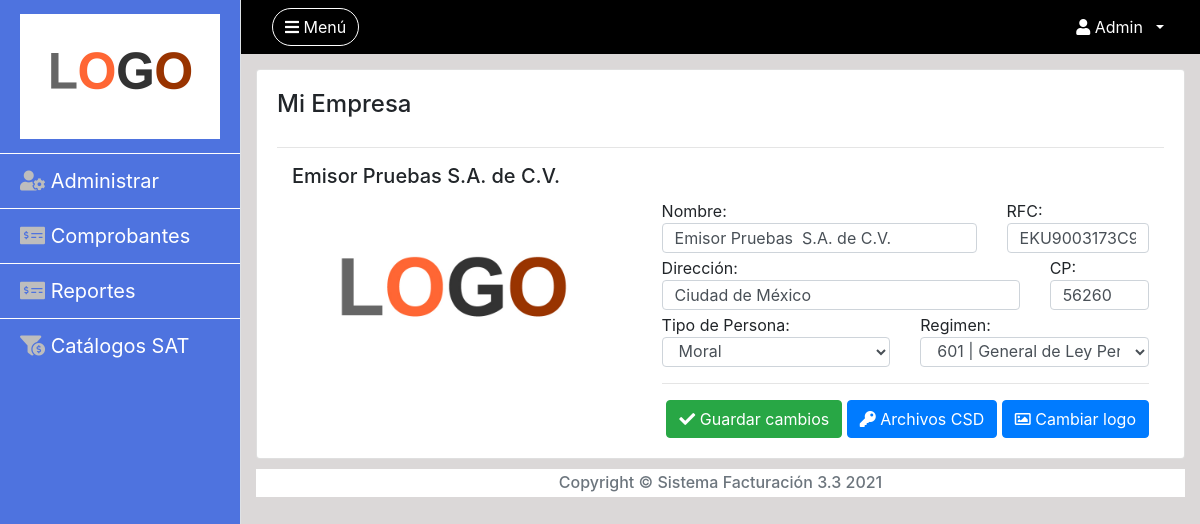
The page /administrar/miempresa (signed in) on the database its author committed.
### tables this page shows
CREATE TABLE `emisores` (
  `Id` int(11) NOT NULL,
  `Estatus` int(1) NOT NULL DEFAULT 1,
  `Nombre` varchar(256) NOT NULL,
  `RFC` varchar(13) NOT NULL,
  `Domicilio` varchar(256) NOT NULL,
  `CP` varchar(5) NOT NULL,
  `Persona` varchar(1) NOT NULL,
  `Regimen` varchar(3) NOT NULL,
  `DescRegimen` varchar(256) NOT NULL,
  `PathLogo` varchar(256) NOT NULL,
  `PAC` int(11) NOT NULL,
  `Testing` int(1) NOT NULL DEFAULT 1
);

### controllers/render.php (called while the page is built, shortened)
<?php
  require 'libs/conexion_db.php';
  require 'models/administrador/emisor.php';
  class ViewMiEmpresa{
    function __construct($host_name="", $site_name="", $variables=null){
      $data['title'] = "Facturación 3.3 | Administrar | Mi Empresa";
      $data['host'] = $host_name;
      $sesion = new UserSession();
      $data['token'] = $sesion->set_token();
      $data_sesion = $sesion->get_session();
      $emisor_pdo = new EmisorPDO();
      $data['emisor'] = $emisor_pdo->get_emisor($data_sesion['Emisor']);
      $regimen_pdo = new CatSATRegimenesPDO();
      $data['regimenes'] = $regimen_pdo->get_regimenes_persona($data['emisor']['Persona']);
      $csd_pdo = new CSD_PDO();
      $data['csd'] = $csd_pdo->get_csd($data_sesion['Emisor']);
      $this->view = new View();
      $this->view->render('views/modules/administrar/miempresa.php', $data, true);
    }
  }
?>

### index.php (called while the page is built, shortened)
<?php
  $host_name = "http://localhost/SistemaFacturacion3.3";
  $site_name = "Sistema de Facturación";
  $app = new Routes($host_name, $site_name);
?>

### libs/conexion_db.php (called while the page is built, shortened)
<?php
  class Connection_PDO{
    Protected $servername;
    Protected $username;
    Protected $password;
    function __construct() {
      $this->servername = "localhost";
      $this->username = "lenovo";
      $this->password = "Lenovo123456!";
      $this->sqldatabase = "facturacion";
    }
    function connect(){
      try {
        $this->conn = new PDO("mysql:host=$this->servername;dbname=$this->sqldatabase", $this->username, $this->password);
      } catch(PDOException $e) {
        write_log("Ocurrió un error al conectar a la BD: \nError: " . $e->getMessage());
      }
    }
  }
?>

### models/administrador/emisor.php (called while the page is built, shortened)
<?php
    Class EmisorPDO extends Connection_PDO{
      public function get_emisor($id){
        try{
          $sql = "SELECT * FROM emisores WHERE Id='$id'";
          $stmt = $this->conn->prepare($sql);
          $stmt->execute();
          $result = $stmt->fetchAll(PDO::FETCH_ASSOC);
          if( count($result) == 1 ){
            return $result[0];
          }else{
            return false;
          }
        }catch(PDOException $e) {
          write_log("EmisorPDO | get_emisor() | Error al ejecutar la consulta. ERROR: " . $e->getMessage());
          write_log("SQL: " . $sql);
          return false;
        }
      }
    }
?>

### models/session.php (called while the page is built, shortened)
<?php
  Class UserSession{
      public function get_session(){
        if(isset($_SESSION['Username'])){
          return array("Id"=>$_SESSION['Id'],
          "Username"=>$_SESSION['Username'],
          "PerfilId"=>$_SESSION['Perfil'],
          "Username"=>$_SESSION['Username'],
          "Nombre"=>$_SESSION['Nombre'],
          "ApellidoPat"=>$_SESSION['ApellidoPat'],
          "ApellidoMat"=>$_SESSION['ApellidoMat'],
          "Email"=>$_SESSION['Email'],
          "Created"=>$_SESSION['Created'],
          "LastSession"=>$_SESSION['LastSession'],
          "Emisor"=>$_SESSION['Emisor']
          );
        }else{
          return false;
        }
      }
  }
?>

### views/modules/administrar/miempresa.php (the view, shortened to what this page needs)
<!DOCTYPE html>
<html>
<head>
    <?php include './views/modules/components/head.php'; ?>
</head>
<body>
    <div id="wrapper" class="d-flex">
        <?php include './views/modules/components/sidebar.php'; ?>
        <div id="page-content-wrapper" style="background-color: #DBD8D8;">
            <?php include './views/modules/components/navbar.php'; ?>
            <div class="container-fluid" style="margin-top: 15px;">
                <div class="card">
                    <div class="card-body">
                        <div class="row">
                          <div class="col-lg-8 col-md-8 col-sm-12">
                            <h4 class="card-title">Mi Empresa</h4>
                          </div>
                        </div>
                        <hr>
                        <div class="col-lg-12 col-md-12 col-sm-12">
                          <div class="row">
                            <div class="col-lg-12 col-md-12 col-sm-12">
                              <h5> <?= $data['emisor']['Nombre'] ?> </h5>
                            </div>
                            <div class="col-lg-5 col-md-5 col-sm-12">
                              <img class="img-fluid" src="<?= $data['host']?>/<?= $data['emisor']['PathLogo'] ?>" style="max-height:200px;">
                            </div>
                            <div class="col-lg-7 col-md-7 col-sm-12">
                              <form method="POST" action="<?= $data['host']?>/administrar/miempresa/process">
                                <div class="row">
                                  <div class="col-lg-8 col-md-6 col-sm-12">
                                    <label for="nombre"> Nombre: </label>
                                    <input type="text" class="form-control" name="nombre" value="<?= $data['emisor']['Nombre'] ?>" placeholder="Nombre o razón social" required autocomplete="off">
                                  </div>
                                  <div class="col-lg-4 col-md-6 col-sm-12">
                                    <label for="rfc"> RFC: </label>
                                    <input type="text" class="form-control" name="rfc" value="<?= $data['emisor']['RFC'] ?>">
                                  </div>
                                  <div class="col-lg-9 col-md-6 col-sm-12">
                                    <label for="direccion"> Dirección: </label>
                                    <input type="text" class="form-control" name="direccion" value="<?= $data['emisor']['Domicilio'] ?>" placeholder="Dirección completa (Calle, No, etc.)" required autocomplete="off">
                                  </div>
                                  <div class="col-lg-3 col-md-6 col-sm-12">
                                    <label for="codigo_postal"> CP: </label>
                                    <input type="text" class="form-control" name="codigo_postal" value="<?= $data['emisor']['CP'] ?>" placeholder="00000" required autocomplete="off">
                                  </div>
                                  <div class="col-lg-6 col-md-6 col-sm-12">
                                    <label for="persona"> Tipo de Persona: </label>
                                    <select class="form-control" name="persona">
                                      <?php
                                        if( $data['emisor']['Persona']== 'M' ){
                                          echo "<option value='M' selected> Moral </option>\n
                                          <option value='F'> Física </option>";
                                        }elseif ($data['emisor']['Persona']== 'F') {
                                          echo "<option value='M'> Moral </option>\n
                                          <option value='F' selected> Física </option>";
                                        }
                                      ?>
                                    </select>
                                  </div>
                                  <div class="col-lg-6 col-md-6 col-sm-12">
                                    <label for="regimen_edit"> Regimen: </label>
                                    <select class='form-control' name='regimen'>
                                      <?php
                                        foreach( $data['regimenes'] as $regimen ){
                                          if( $regimen['regimen_clave'] == $data['emisor']['Regimen'] ){
                                            echo "<option value='". $regimen['regimen_clave'] ." | ". $regimen['regimen_concepto'] ."' selected>".
                                                $regimen['regimen_clave'] ." | ". $regimen['regimen_concepto'].
                                              "</option>";
                                          }else{
                                            echo "<option value='". $regimen['regimen_clave'] ."'>". $regimen['regimen_clave'] ." | ". $regimen['regimen_concepto']. "</option>";
                                          }
                                        }
                                      ?>
                                    </select>
                                  </div>
                                  <div class="col-lg-12 col-md-12 col-sm-12">
                                    <hr>
                                  </div>
                                  <div class="col-lg-12 col-md-12 col-sm-12 text-right">
                                    <button type="submit" class="btn btn-success"> <i class="fas fa-check"></i> Guardar cambios </button>
                                    <button type="button" class="btn btn-primary" data-toggle="modal" data-target="#modal_csdfiles"> <i class="fas fa-key"></i> Archivos CSD </button>
                                    <button type="button" class="btn btn-primary" data-toggle="modal" data-target="#modal_cambiarlogo"> <i class="far fa-image"></i> Cambiar logo </button>
                                  </div>
                                </div>
                              </form>
                            </div>
                          </div>
                        </div>
                    </div>
                </div>
            </div>
            <?php include './views/modules/components/footer.php'; ?>
        </div>
    </div>
</body>
</html>

### views/assets/css/simple-sidebar.css (style rules this page uses)
#wrapper { overflow-x: hidden; }
#page-content-wrapper { min-width: 100vw; padding-bottom: 15px; }
@media (min-width: 768px) { #page-content-wrapper { min-width: 0; width: 100%; } }

### views/assets/css/styles.css (style rules this page uses)
label { margin-top: 3px; margin-bottom: -5px; }
input { height: 30px !important; margin-right: 25px; }
select { height: 30px !important; padding-top: 2px !important; }

### rows shown on the page
emisores: Nombre "Emisor Pruebas S.A. de C.V.", PathLogo (picture), nombre "Emisor Pruebas S.A. de C.V.", rfc "EKU9003173C9", direccion "Ciudad de México", codigo_postal "56260", persona "Moral"

### other values the page prints
$_SESSION['Username'] "Admin"
form field regimen "601 | General de Ley Personas Morales"
